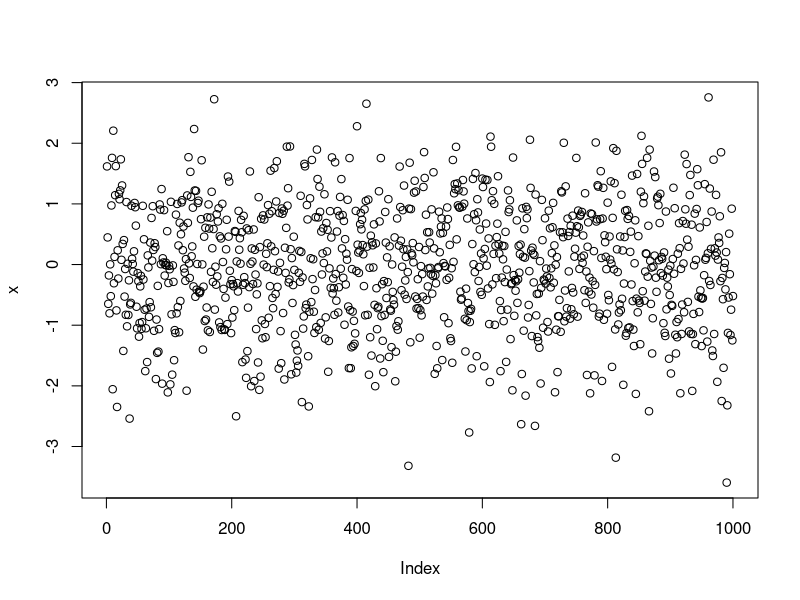
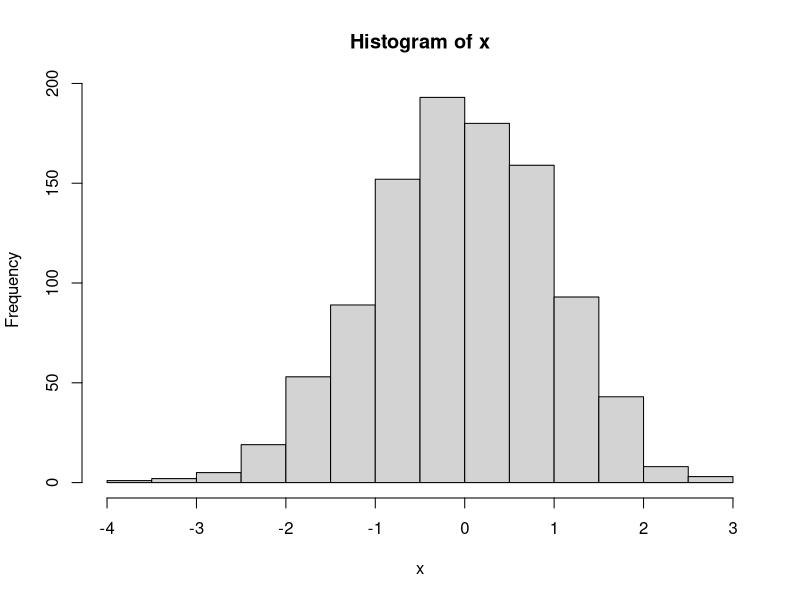

Recreate these plots in R, in order.
## ---- chunk 1
library(knitr)
CA<-T
Ex<-T
## ---- chunk 2
x<-rnorm(10,0,1)
## ---- chunk 3
mean(x)
## ---- chunk 4
x <- rnorm(1000,0,1)
plot(x)
## ---- chunk 5
hist(x)
